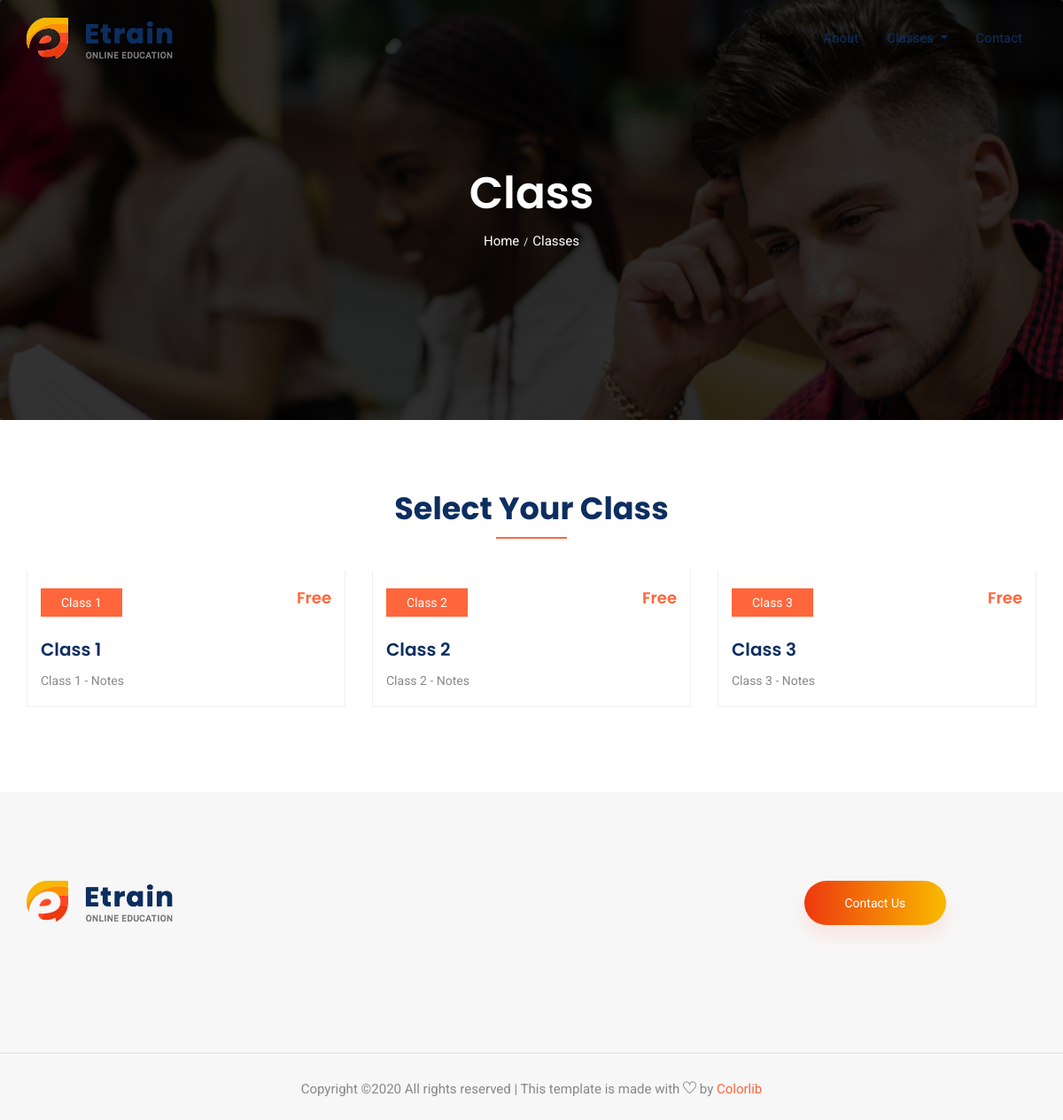
/classes/, run on the app's committed database.
### standard/models.py (models this page shows, shortened)
class Standard(models.Model):
    name = models.CharField(max_length=100)
    slug = models.SlugField(unique=True)
    description = models.CharField(max_length=250, blank=True, null=True)
    created_at = models.DateTimeField(auto_now_add=True)
    updated_at = models.DateTimeField(auto_now=True)
    def get_absolute_url(self):
        return reverse("standard:book-list", kwargs={"slug": self.slug})

### standard/views.py (the view)
# urls.py: path('classes/', StandardList.as_view(), name='classes'),
class StandardList(ListView):
    model = Standard
    template_name = 'standard/classes.html'

### standard/context_processors.py (called while the page is built)
def standard_list(request):
    standard_list = Standard.objects.all()
    kwargs = {
        'standard_list':standard_list
    }
    return kwargs

### templates/standard/classes.html (shortened to what this page needs)
{% extends "base.html" %}
{% block content %}
    <section class="breadcrumb breadcrumb_bg">
        <div class="container">
            <div class="row">
                <div class="col-lg-12">
                    <div class="breadcrumb_iner text-center">
                        <div class="breadcrumb_iner_item">
                            <h2>Class</h2>
                            <p>Home<span>/</span>Classes</p>
                        </div>
                    </div>
                </div>
            </div>
        </div>
    </section>
    <section class="special_cource padding_top">
        <div class="container">
            <div class="row justify-content-center">
                <div class="col-xl-5">
                    <div class="section_tittle text-center">
                        <h2>Select Your Class</h2>
                    </div>
                </div>
            </div>
            <div class="row mb-5 ">
                {% for object in object_list %}
                <div class="col-sm-6 col-lg-4 mb-5">
                    <div class="single_special_cource">
                        <div class="special_cource_text">
                            <a href="{{object.get_absolute_url}}" class="btn_4">{{object.name}}</a>
                            <h4>Free</h4>
                            <a href="{{object.get_absolute_url}}">
                                <h3>{{object.name}}</h3>
                            </a>
                            {% if object.description %}
                            <p>{{object.description}}</p>
                            {% else %}
                            <p>{{object.name}} - Notes</p>
                            {% endif %}
                        </div>
                    </div>
                </div>
                {% endfor %}
                </div>
        </div>
    </section>
{% endblock content %}

### data on the page
Standard: name "Class 1"
Standard: name "Class 2"
Standard: name "Class 3"
